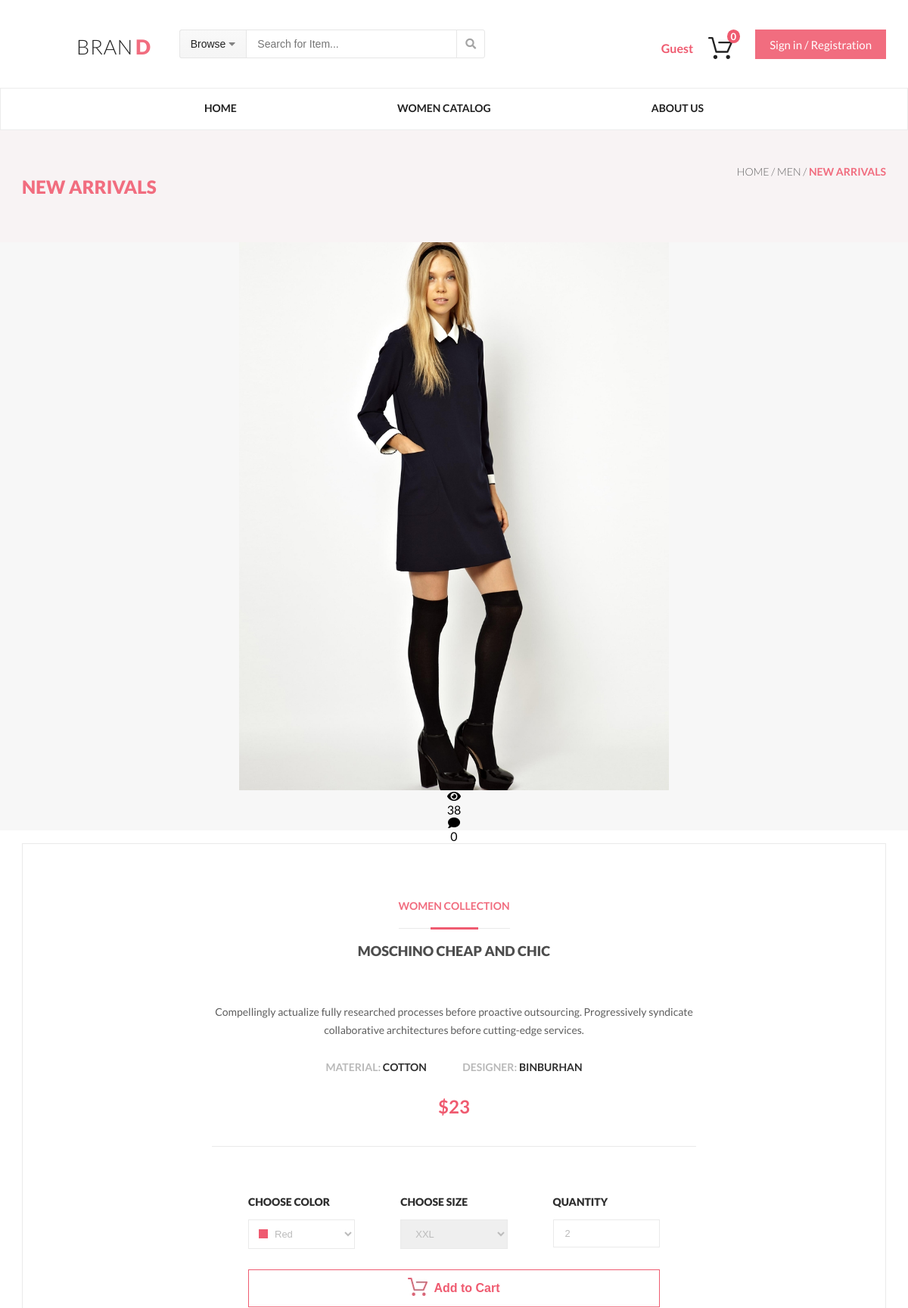
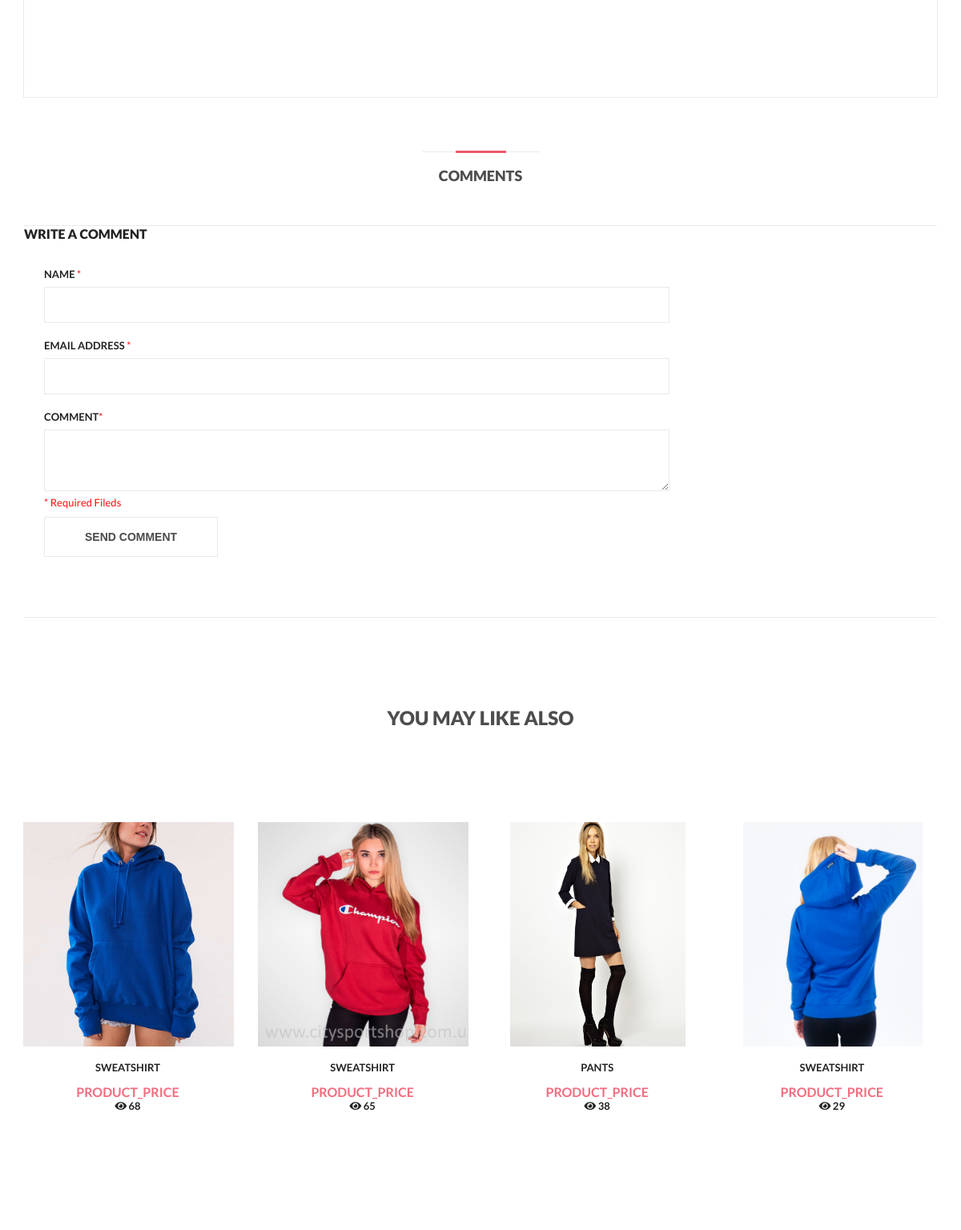
Page /product/6/?id=6 (upper part) on the committed database (2 pictures, top to bottom).
### tables this page shows
CREATE TABLE `product` (
  `id` int(11) NOT NULL,
  `name` varchar(45) NOT NULL,
  `rating` int(11) NOT NULL,
  `color` varchar(45) DEFAULT NULL,
  `discription` varchar(200) DEFAULT NULL,
  `price` int(11) DEFAULT NULL
);

### engine/db.php (called while the page is built, shortened)
<?php
function getDB()
{
    static $sqlConnect = null;
    if (is_null($sqlConnect)) {
        $sqlConnect = @mysqli_connect(HOST, USER, PASSWORD, DATABASE)
            or die("Ошибка соединения с БД" . mysqli_connect_error());
    }
    return $sqlConnect;
}
function executeQuery($sql){
    $link = getDB();
    $result = @mysqli_query($link, $sql) or die(mysqli_error($link));
    return $result;
}
function getArrayDB($query) {
    $link = getDB();
    $result = @mysqli_query($link, $query) or die(mysqli_error($link));
    $result_array = [];
    foreach ($result as $row) {
        $result_array[] = $row;
    }
    return $result_array;
}

### engine/catalog.php (called while the page is built, shortened)
<?php function getIdProduct()
function getListProductWithRating()
{
    return getArrayDB("SELECT * FROM `product` ORDER BY `rating` DESC;");
}

### engine/controller.php (called while the page is built, shortened)
<?php
function getParamsTemplate($page)
{
    switch ($page) {
        case 'header':
            $paramsTemplate = [
                'countCart' => countCart(),
                'myEmail' => getUser(),
            ];
            break;
        case 'product':
            $paramsTemplate = [
                'title' => 'PRODUCT',
                'ratingUP' => ratingUp($_GET['id']),
                'productList' => getListProductWithRating(),
                'productItem' => getListProductWithID(),
                'commentsList' =>  getListCommentsWithID(),
                'messageComment' => messageComment(),
                'selectedComment' => editComment(),
            ];
            break;
    }
    return $paramsTemplate;
}

### engine/comments.php (called while the page is built, shortened)
<?php
function editComment()
{
    $id = (int)$_GET['id'];
    $result = executeQuery("SELECT * FROM comments WHERE id = {$id}");
    $selectedComment = mysqli_fetch_assoc($result);
    return $selectedComment;
}

### templates/product.php (the view, shortened to what this page needs)
<div class="newArrivalsBlock">
    <div class="newArrivals">
        <p>New Arrivals</p>
        <nav> Home / Men / <span>New Arrivals</span> </nav>
    </div>
</div>
<main class="product_page">
    <div class="content">
        <div class="contentBcg"><img src="/<?= DIR_CATALOG .  $productItem['id'] . '.jpg' ?>" alt="fotoProduct">
            <i class="fa fa-eye" aria-hidden="true"></i><span class="raring"> <?=$productItem['rating']?></span>
            <i class="fas fa-comment"></i><span class="raring"> <?= count($commentsList); ?></span>
            <aside>
                <p class="collection">WOMEN COLLECTION</p> <img src="img/hot_deals/line-border-pink.png" alt="">
                <p class="heading">Moschino Cheap And Chic</p>
                <p class="discr"> <?= $productItem['discription'] ?></p>
                <p class="material"> <span>MATERIAL: </span> COTTON &emsp;&emsp;&emsp; <span>DESIGNER:
                    </span>
                    BINBURHAN </p>
                <p class="price">$<?= $productItem['price'] ?></p>
                <form action="#">
                    <div class="characteristic">
                        <div class="color">
                            <p>CHOOSE COLOR</p>
                            <select name="colors">
                                <option value="" selected>Red</option>
                            </select>
                        </div>
                        <div class="size">
                            <p>CHOOSE SIZE</p>
                            <select name="sizes">
                                <option value="xxl" selected>XXL</option>
                            </select>
                        </div>
                        <div class="quantity">
                            <p>QUANTITY</p>
                            <input type="text" value="2" name="quantitys">
                        </div>
                    </div>
                    <button type="button" class="addToCart" data-id="<?=$productItem['id']?>">&ensp;Add to Cart</button>
                </form>
            </aside>
        </div>
        <section class="comments">
            <p class="collection"></p><img src="/img/hot_deals/line-border-pink.png" alt="">
            <p class="heading">comments</p>
        </section>
        <section>
            <form action="?action=<?= $_GET['action'] ?>" method="post" class="data-1">
                <h5>write a comment</h5>
                <p class="point inp">NAME <span class="red">*</span></p>
                <input type="text" name="nameComment" required value="<?= $selectedComment['name'] ?>">
                <p class="point inp">EMAIL ADDRESS <span class="red">*</span></p>
                <input type="email" name="emailComment" required value="<?= $selectedComment['email'] ?>">
                <p class="point inp">COMMENT<span class="red">*</span></p>
                <textarea class="areaComment" name="textComment" id="" cols="30" rows="5" required><?= $selectedComment['text'] ?></textarea>
                <p><span class="red">* Required Fileds</span></p>
                <input type="submit" name="sendComment" value="SEND COMMENT">
            </form>
        </section>
        <div class="likeAlso">you may like also</div>
        <div class="product" id="product">
            <?php foreach ($productList as $itemProduct) : ?>
                <a href="/product/?id=<?= $itemProduct['id'] ?>">
                    <figure class="productItem">
                        <img src="/<?= (DIR_CATALOG . $itemProduct['id']) . '.jpg'; ?>" alt="productFoto">
                        <figcaption><?= $itemProduct['name']; ?>
                            <p>product_price</p>
                            <i class="fa fa-eye" aria-hidden="true"></i><span class="raring"> <?= $itemProduct['rating'] ?></span>
                        </figcaption>
                    </figure>
                </a>
                <?php $i += 1;
                if ($i > 3) break; ?>
            <?php endforeach; ?>
        </div>
    </div>
</main>

### public/style/nav.css (style rules this page uses)
nav { height: 56px; border: 1px solid #ececec; background-color: #ffffff; }

### public/style/about_us.css (style rules this page uses)
.comments { padding: 50px 50px 50px; display: flex; flex-direction: column; align-items: center; margin: 0 auto; width: 1140px; }
.comments img { margin: 16px; }
.comments .heading { color: #4d4d4d; font-size: 18px; font-weight: 900; line-height: 24px; text-transform: uppercase; }
section { width: 1140px; margin: 0 auto; display: flex; border-bottom: 1px solid #eaeaea; }
section .data-1 { flex-grow: 4; padding-left: 25px; }
section .data-1 input[type='submit'] { margin-top: 10px; }
section h5 { margin: 0 0 33px -25px; color: #222222; font-size: 16px; font-weight: 900; text-transform: uppercase; }
section .point { color: #222222; font-size: 13px; font-weight: 700; text-transform: uppercase; margin: 27px 0 8px 0; }
section .red { color: #ff0d0d; font-size: 13px; font-weight: 400; }
section .inp { margin-top: 20px; }
section input[type='submit'] { margin: 30px 0 75px 0; border: 1px solid #eaeaea; background-color: #ffffff; padding: 16px 50px; color: #4a4a4a; font-size: 14px; font-weight: 700; text-transform: uppercase; }
section input[type='text'], section input[type='email'], section input[type='password'] { line-height: 43px; border: 1px solid #eaeaea; background-color: #ffffff; padding: 0 15px; width: 70%; }
section .areaComment { border: 1px solid #eaeaea; background-color: #ffffff; padding: 0 15px; width: 70%; }

### public/style/index.css (style rules this page uses)
body { font-family: Lato, sans-serif; }
* { margin: 0; padding: 0; box-sizing: border-box; }
.newArrivalsBlock { background-color: #f8f3f4; }
.newArrivals { width: 1142px; height: 148px; margin: 0 auto; display: flex; justify-content: space-between; align-items: center; }
.newArrivals p { color: #f16d7f; font-size: 24px; font-weight: 900; text-transform: uppercase; }
.newArrivals nav { font-size: 14px; text-transform: uppercase; color: #636363; font-weight: 300; background-color: #f8f3f4; border: none; }
.newArrivals nav span { font-weight: 700; color: #f16d7f; }
.product { display: flex; flex-flow: wrap; justify-content: space-between; margin-top: 50px; }
.product a { text-decoration: none; margin-bottom: 39px; width: 23%; }
.product figure { position: relative; overflow: hidden; width: 100%; text-align: center; }
.product figure img { height: 280px; margin: 0 auto; }
.product figcaption { color: #222222; font-size: 13px; font-weight: 700; text-transform: uppercase; padding: 15px 13px 20px; max-width: 261px; overflow: hidden; }
.product figcaption p { color: #f16d7f; font-size: 16px; font-weight: 700; text-transform: uppercase; padding-top: 13px; }

### rows in the picture
product: rating "38", discription "Compellingly actualize fully researched processes before proactive outsourcing. Progressively syndicate collaborative architectures before cutting-edge services.", price "23", shows a picture, name "PANTS"
product: shows a picture, name "SWEATSHIRT", rating "68"
product: shows a picture, name "SWEATSHIRT", rating "65"
product: shows a picture, name "SWEATSHIRT", rating "29"

### other values in the picture
$myEmail "Guest"
$countCart "0"
count($commentsList) "0"
